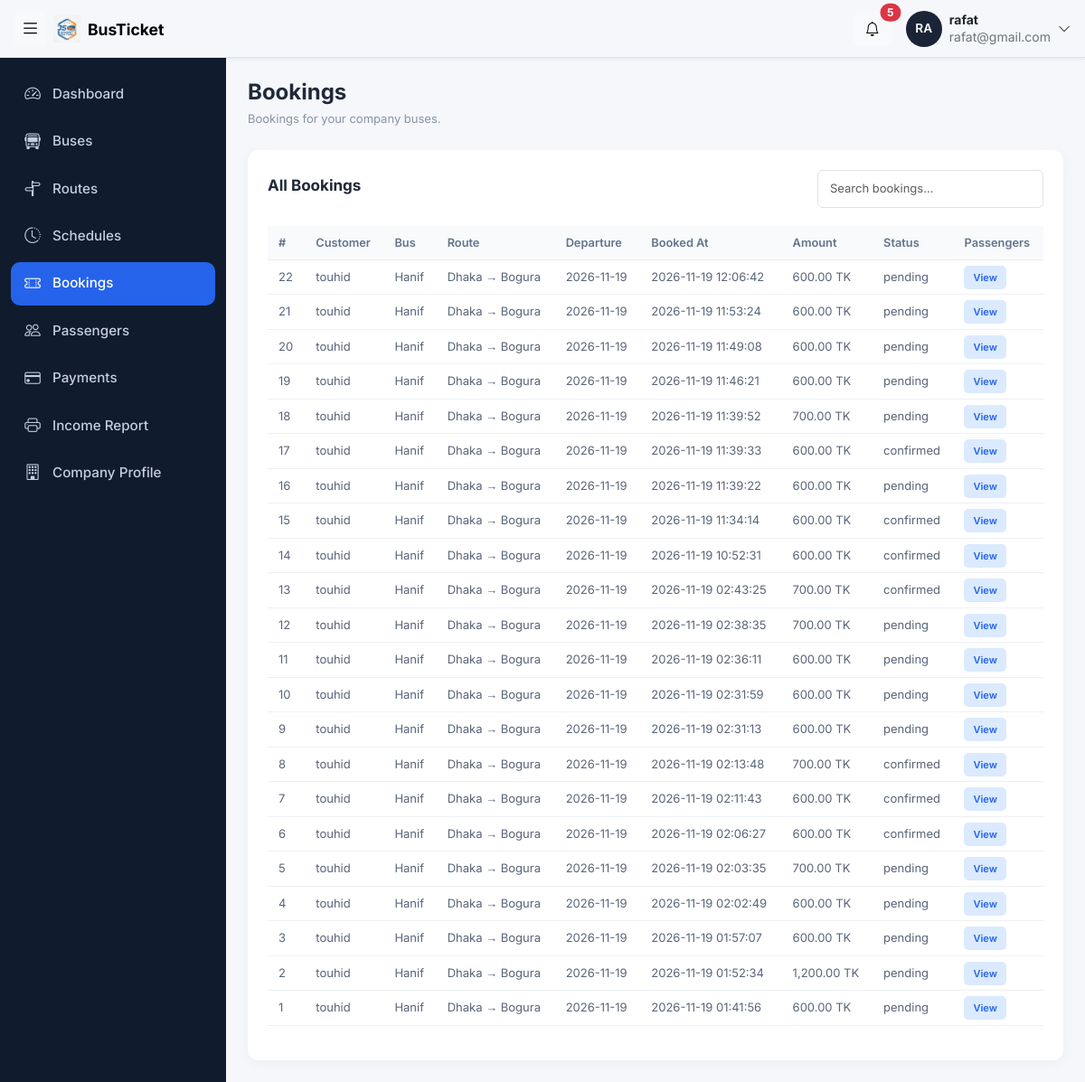
The app's page /company_admin/bookings.php (signed in), older data.
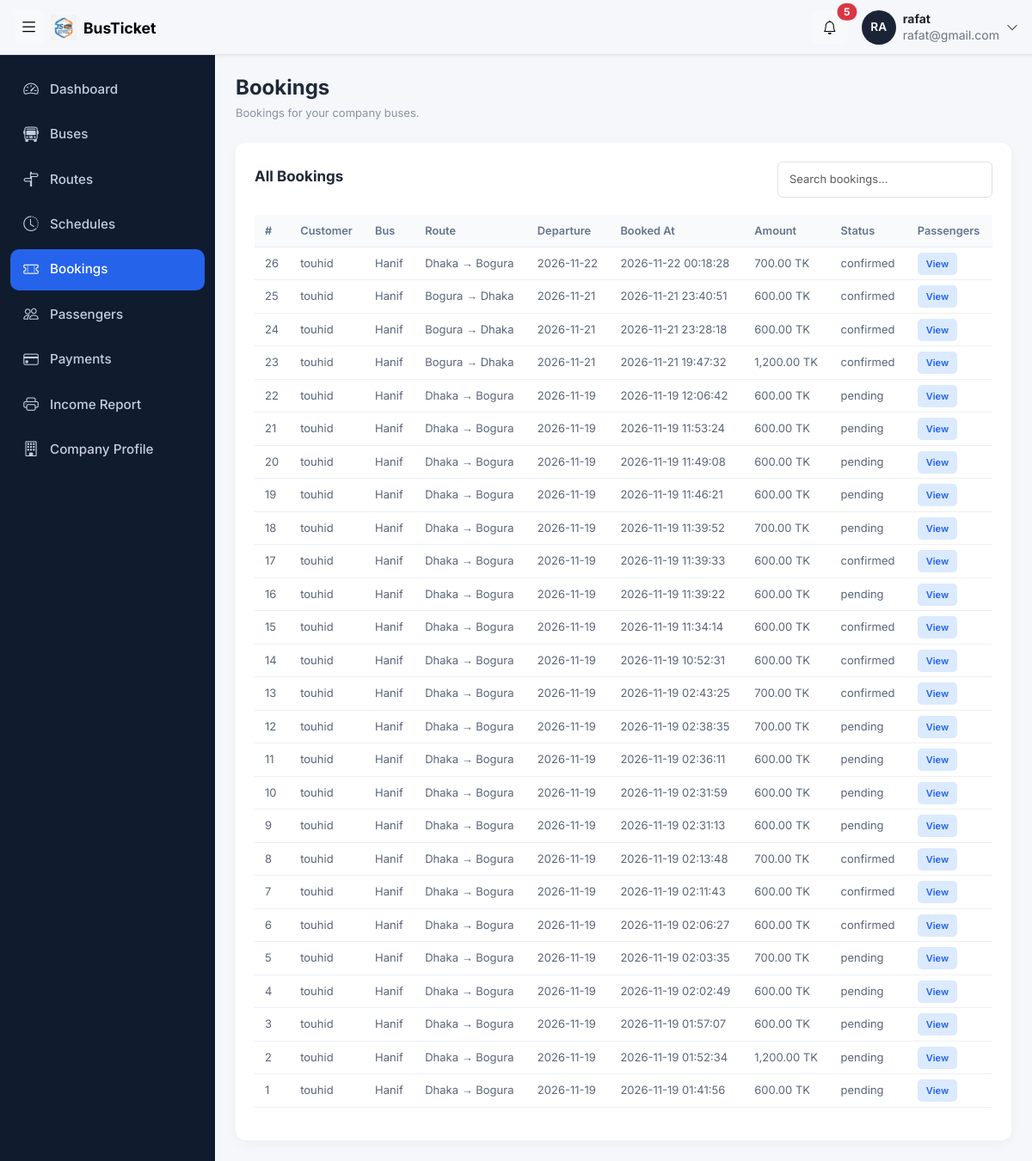
The same page, newer data.
### tables this page shows
CREATE TABLE `bookings` (
  `booking_id` int(11) NOT NULL,
  `user_id` int(11) NOT NULL,
  `schedule_id` int(11) NOT NULL,
  `booking_date` datetime NOT NULL,
  `total_amount` decimal(10,2) NOT NULL,
  `booking_status` enum('pending','confirmed','cancelled') NOT NULL
);

CREATE TABLE `users` (
  `user_id` int(11) NOT NULL,
  `name` varchar(100) NOT NULL,
  `email` varchar(100) NOT NULL,
  `phone` varchar(20) NOT NULL,
  `password` varchar(255) NOT NULL,
  `role` enum('super_admin','company_admin','customer') NOT NULL,
  `company_id` int(11) DEFAULT NULL,
  `created_at` timestamp NOT NULL DEFAULT current_timestamp() ON UPDATE current_timestamp()
);

CREATE TABLE `buses` (
  `bus_id` int(11) NOT NULL,
  `company_id` int(11) NOT NULL,
  `bus_name` varchar(100) NOT NULL,
  `bus_type` enum('AC','Non-AC','Sleeper','Business Class') NOT NULL,
  `total_seats` int(11) NOT NULL,
  `status` enum('active','inactive') NOT NULL,
  `bus_number` varchar(50) NOT NULL
);

CREATE TABLE `routes` (
  `route_id` int(11) NOT NULL,
  `source` varchar(100) NOT NULL,
  `destination` varchar(100) NOT NULL,
  `distance` decimal(10,2) NOT NULL,
  `status` enum('active','inactive') NOT NULL,
  `is_popular` tinyint(1) NOT NULL
);

CREATE TABLE `schedules` (
  `schedule_id` int(11) NOT NULL,
  `bus_id` int(11) NOT NULL,
  `route_id` int(11) NOT NULL,
  `departure_date` date NOT NULL,
  `departure_time` time NOT NULL,
  `arrival_time` time NOT NULL,
  `ticket_price` decimal(10,2) NOT NULL,
  `status` enum('scheduled','completed','cancelled') NOT NULL
);

### company_admin/bookings.php (the view, shortened to what this page needs)
<?php
include '../config/db.php';
$company_id = $_SESSION['company_id'];
$sql = "SELECT bookings.booking_id, users.name, buses.bus_name,
        routes.source, routes.destination, schedules.departure_date,
        bookings.booking_date, bookings.total_amount,
        bookings.booking_status
        FROM bookings
        INNER JOIN users ON bookings.user_id = users.user_id
        INNER JOIN schedules ON bookings.schedule_id = schedules.schedule_id
        INNER JOIN buses ON schedules.bus_id = buses.bus_id
        INNER JOIN routes ON schedules.route_id = routes.route_id
        WHERE buses.company_id = '$company_id'
        ORDER BY bookings.booking_date DESC";
$bookings = $conn->query($sql);
?>
<!DOCTYPE html>
<html lang="en">
<head>
    <?php include '../includes/admin_css.php'; ?>
</head>
<body>
<?php include '../includes/topbar.php'; ?>
<div class="layout">
    <?php include '../includes/cmsidebar.php'; ?>
    <main class="container-fluid py-4 px-4">
        <div class="page-header">
            <div><h3>Bookings</h3><p>Bookings for your company buses.</p></div>
        </div>
        <div class="company-card">
            <div class="table-header">
                <h5>All Bookings</h5>
                <input type="text" id="searchInput" class="form-control search-box" placeholder="Search bookings...">
            </div>
            <div class="table-responsive">
                <table class="table company-table" id="companyTable">
                    <thead>
                        <tr><th>#</th><th>Customer</th><th>Bus</th><th>Route</th><th>Departure</th><th>Booked At</th><th>Amount</th><th>Status</th><th>Passengers</th></tr>
                    </thead>
                    <tbody>
                        <?php while ($booking = $bookings->fetch_assoc()) { ?>
                            <tr>
                                <td><?php echo (int)$booking['booking_id']; ?></td>
                                <td><?php echo htmlspecialchars($booking['name'], ENT_QUOTES, 'UTF-8'); ?></td>
                                <td><?php echo htmlspecialchars($booking['bus_name'], ENT_QUOTES, 'UTF-8'); ?></td>
                                <td><?php echo htmlspecialchars($booking['source'] . ' → ' . $booking['destination'], ENT_QUOTES, 'UTF-8'); ?></td>
                                <td><?php echo htmlspecialchars($booking['departure_date'], ENT_QUOTES, 'UTF-8'); ?></td>
                                <td><?php echo htmlspecialchars($booking['booking_date'], ENT_QUOTES, 'UTF-8'); ?></td>
                                <td><?php echo number_format((float)$booking['total_amount'], 2); ?> TK</td>
                                <td><?php echo htmlspecialchars($booking['booking_status'], ENT_QUOTES, 'UTF-8'); ?></td>
                                <td><a class="action-btn view" href="passengers.php?booking_id=<?php echo (int)$booking['booking_id']; ?>">View</a></td>
                            </tr>
                        <?php } ?>
                    </tbody>
                </table>
            </div>
        </div>
    </main>
</div>
</body>
</html>

Row changes from the older to the newer data that the page shows:
added bookings: booking_id "26", user.name "touhid", buses.bus_name "Hanif", routes.source+destination "Dhaka → Bogura", schedule.departure_date "2026-11-22", booking_date "2026-11-22 00:18:28", total_amount "700.00", booking_status "confirmed"
added bookings: booking_id "25", user.name "touhid", buses.bus_name "Hanif", routes.source+destination "Bogura → Dhaka", schedule.departure_date "2026-11-21", booking_date "2026-11-21 23:40:51", total_amount "600.00", booking_status "confirmed"
added bookings: booking_id "24", user.name "touhid", buses.bus_name "Hanif", routes.source+destination "Bogura → Dhaka", schedule.departure_date "2026-11-21", booking_date "2026-11-21 23:28:18", total_amount "600.00", booking_status "confirmed"
added bookings: booking_id "23", user.name "touhid", buses.bus_name "Hanif", routes.source+destination "Bogura → Dhaka", schedule.departure_date "2026-11-21", booking_date "2026-11-21 19:47:32", total_amount "1,200.00", booking_status "confirmed"
